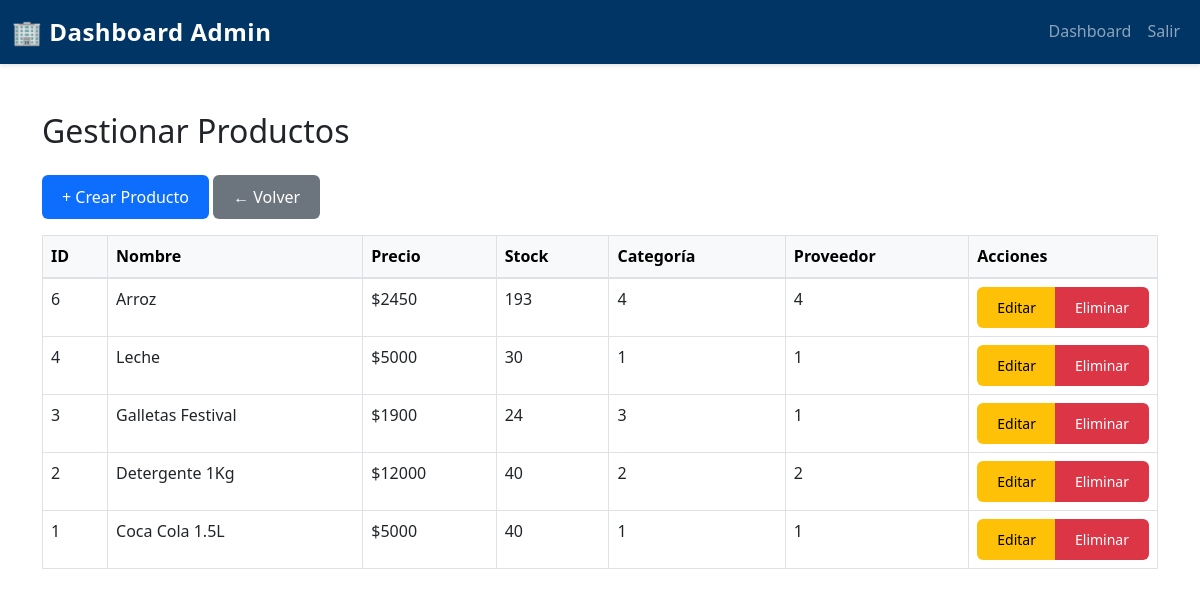
Page /FRONTEND/index.php?route=admin/producto/listar (signed in) on the earlier database version.
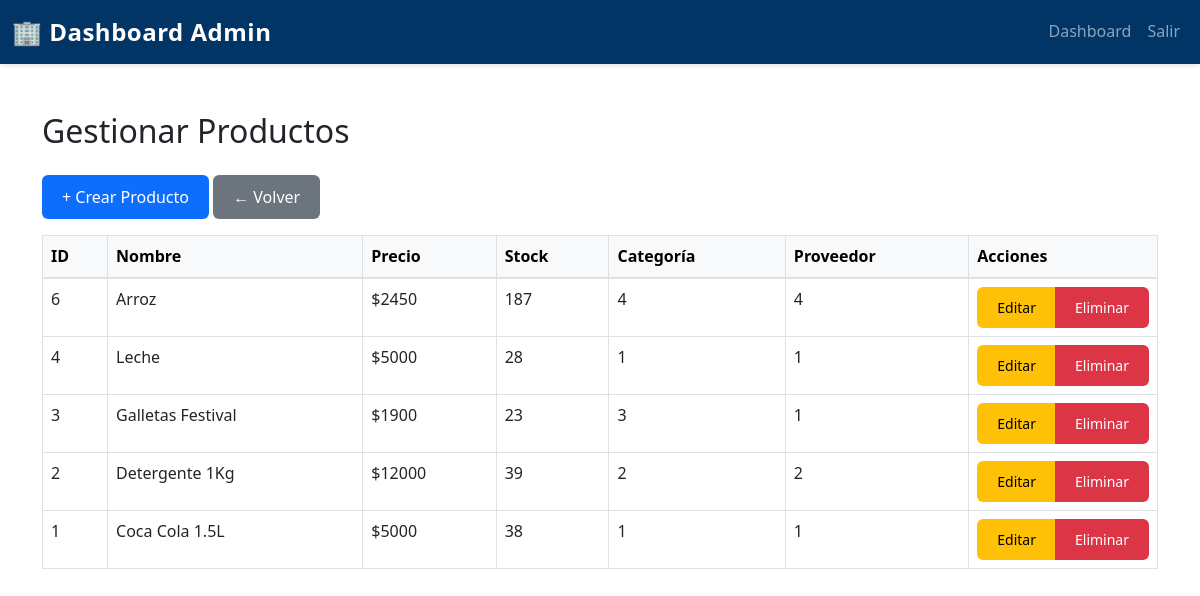
Same page on the later database version.
### tables this page shows
CREATE TABLE `producto` (
  `idPRODUCTO` int(11) NOT NULL,
  `nomPRODUCTO` varchar(50) DEFAULT NULL,
  `marcaPRODUCTO` varchar(25) DEFAULT NULL,
  `precioPRODUCTO` int(11) DEFAULT NULL,
  `cantidadenstockPRODUCTO` int(11) DEFAULT NULL,
  `fechaingrePRODUCTO` date DEFAULT NULL,
  `unidadMedidaPRODUCTO` varchar(15) DEFAULT NULL,
  `fotoPRODUCTO` varchar(255) DEFAULT NULL,
  `idCATEGORIA` int(11) DEFAULT NULL,
  `idPROVEEDOR` int(11) DEFAULT NULL,
  `destacado` tinyint(1) NOT NULL DEFAULT 0
);

### FRONTEND/models/ProductoModel.php (called while the page is built, shortened)
<?php
class ProductoModel {
    private $db;
    public function __construct($database) {
        $this->db = $database;
    }
    public function obtenerTodos() {
        $query = "SELECT p.*, c.nomCATEGORIA, pr.nomPROVEEDOR
                  FROM producto p
                  LEFT JOIN categoria c ON p.idCATEGORIA = c.idCATEGORIA
                  LEFT JOIN proveedor pr ON p.idPROVEEDOR = pr.idPROVEEDOR
                  ORDER BY p.idPRODUCTO DESC";
        $stmt = $this->db->prepare($query);
        $stmt->execute();
        return $stmt->fetchAll(PDO::FETCH_ASSOC);
    }
}

### FRONTEND/views/admin/listar_productos.php (the view, shortened to what this page needs)
<?php
require_once __DIR__ . '/../../models/ProductoModel.php';
$db = new Database();
$conn = $db->connect();
$productoModel = new ProductoModel($conn);
$productos = $productoModel->obtenerTodos();
?>
<!DOCTYPE html>
<html lang="es">
<head>
    <link href="https://cdn.jsdelivr.net/npm/bootstrap@5.3.0/dist/css/bootstrap.min.css" rel="stylesheet">
    <link rel="stylesheet" href="assets/css/styles.css">
</head>
<body>
<nav class="navbar navbar-expand-lg navbar-dark bg-dark-blue">
    <div class="container-fluid">
        <a class="navbar-brand fw-bold" href="index.php?route=admin/dashboard">🏢 Dashboard Admin</a>
        <div class="collapse navbar-collapse" id="navbarNav">
            <ul class="navbar-nav ms-auto">
                <li class="nav-item"><a class="nav-link" href="index.php?route=admin/dashboard">Dashboard</a></li>
                <li class="nav-item"><a class="nav-link" href="index.php?route=logout">Salir</a></li>
            </ul>
        </div>
    </div>
</nav>
<div class="container my-5">
    <h2 class="mb-4">Gestionar Productos</h2>
    <a href="index.php?route=admin/producto/crear" class="btn btn-primary mb-3">+ Crear Producto</a>
    <a href="index.php?route=admin/dashboard" class="btn btn-secondary mb-3">← Volver</a>
    <table class="table table-bordered table-hover">
        <thead class="table-light">
            <tr>
                <th>ID</th>
                <th>Nombre</th>
                <th>Precio</th>
                <th>Stock</th>
                <th>Categoría</th>
                <th>Proveedor</th>
                <th style="width: 150px;">Acciones</th>
            </tr>
        </thead>
        <tbody>
        <?php foreach ($productos as $p): ?>
            <tr>
                <td><?= $p['idPRODUCTO'] ?></td>
                <td><?= $p['nomPRODUCTO'] ?></td>
                <td>$<?= $p['precioPRODUCTO'] ?></td>
                <td><?= $p['cantidadenstockPRODUCTO'] ?></td>
                <td><?= $p['idCATEGORIA'] ?></td>
                <td><?= $p['idPROVEEDOR'] ?></td>
                <td>
                    <div class="btn-group">
                        <a href="index.php?route=admin/producto/editar&id=<?= $p['idPRODUCTO'] ?>"
                           class="btn btn-sm btn-warning">Editar</a>
                        <a href="index.php?route=admin/producto/eliminar&id=<?= $p['idPRODUCTO'] ?>"
                           class="btn btn-sm btn-danger"
                           onclick="return confirm('¿Eliminar este producto?');">Eliminar</a>
                    </div>
                </td>
            </tr>
        <?php endforeach; ?>
        </tbody>
    </table>
</div>
</body>
</html>

Differences in the rows shown:
changed producto "Arroz": cantidadenstockPRODUCTO "193" → "187"
changed producto "Leche": cantidadenstockPRODUCTO "30" → "28"
changed producto "Galletas Festival": cantidadenstockPRODUCTO "24" → "23"
changed producto "Detergente 1Kg": cantidadenstockPRODUCTO "40" → "39"
changed producto "Coca Cola 1.5L": cantidadenstockPRODUCTO "40" → "38"
